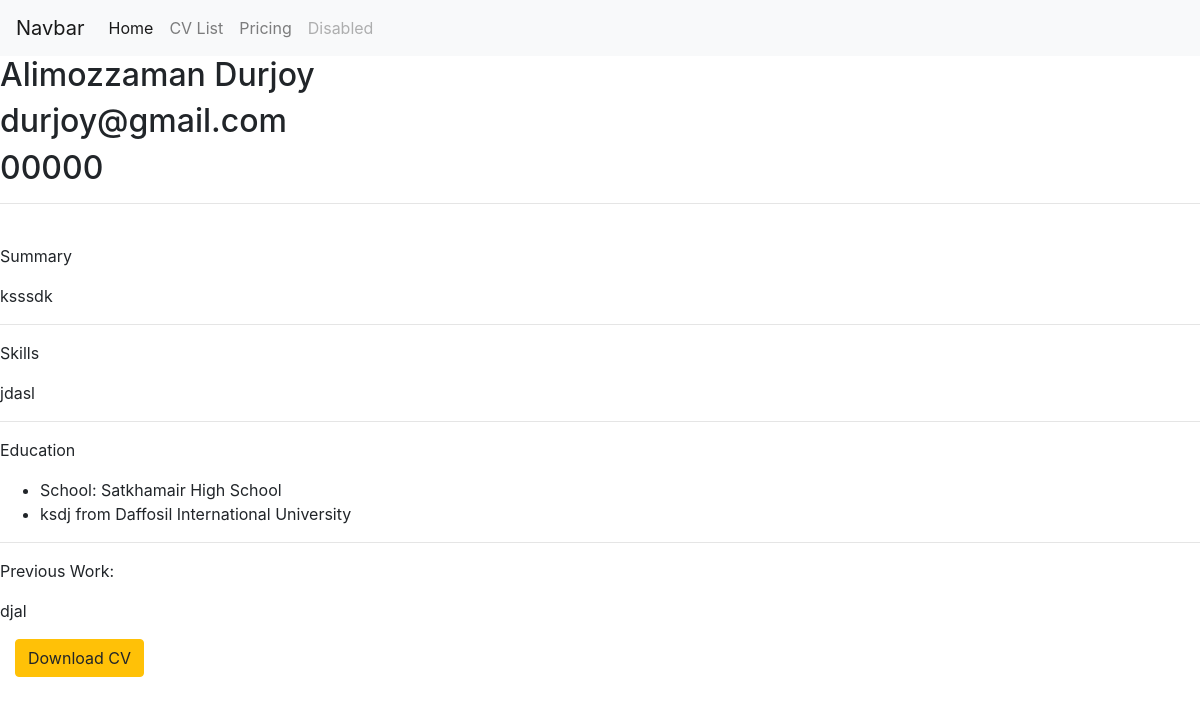
The app's page /viewresume/2/ with its own data.
### pdfapp/models.py (models this page shows, shortened)
class Profile(models.Model):
    name= models.CharField(max_length=200)
    email= models.EmailField(max_length=200)
    phone= models.CharField(max_length=100)
    summary= models.TextField(max_length=2000)
    degree= models.CharField(max_length=200)
    school = models.CharField(max_length=200,default='null')
    university= models.CharField(max_length=200)
    previous_work= models.CharField(max_length=1000)
    skills= models.TextField(max_length=1000)

### pdfapp/views.py (the view)
# urls.py: path('viewresume/<int:id>/',views.viewresume,name= 'viewresume'),
def viewresume(request,id):
    user_profile = Profile.objects.get(pk=id)
    return render(request,'pdfapp/resume.html',{'user_profile':user_profile})

### pdfapp/templates/pdfapp/resume.html
{% extends 'pdfapp/base.html' %}
{% block content %}
<h2>{{user_profile.name}}</h2>
<h2>{{user_profile.email}}</h2>
<h2>{{user_profile.phone}}</h2>
<hr /> <br />
<p>Summary</p>
<p> {{user_profile.summary}}</p>
<hr />
<p>Skills</p>
<p> {{user_profile.skills}}</p>
<hr />
<p>Education</p>
<ul>
    <li>School: {{user_profile.school}}</li>
    <li> {{user_profile.degree}} from {{user_profile.university}}</li>
</ul>
<hr />
<p>Previous Work:</p>
<p>{{user_profile.previous_work}}</p>
<div class="col-md-3">
    <a href="{% url 'resume' user_profile.id %}" class="btn btn-warning">Download CV</a>
</div>
{% endblock content %}

### records on screen
Profile: name "Alimozzaman Durjoy", email "durjoy@gmail.com", phone "00000", summary "ksssdk", skills "jdasl", school "Satkhamair High School", degree "ksdj", university "Daffosil International University", previous_work "djal"
